Frame 1 (no input): blank canvas, image omitted
Frame 60 (no input): blank canvas, image omitted
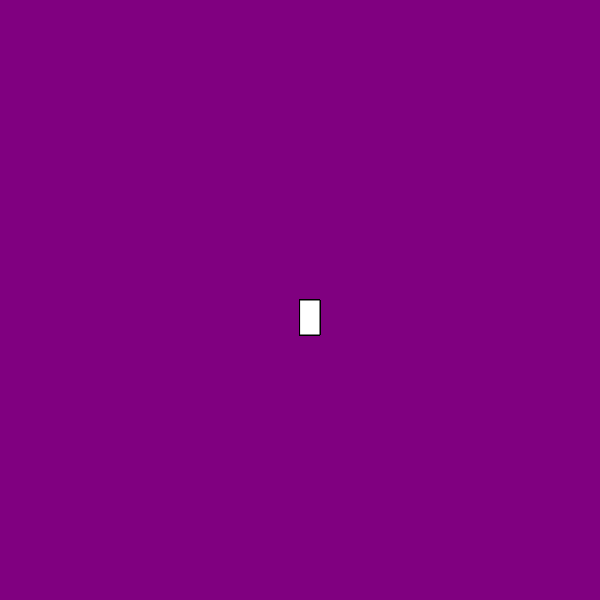
Frame 120 (the mouse pressed at the canvas centre since frame 60)

The p5.js sketch whose frames 1 and 60 were blank and that drew this single picture after the mouse press (run headless with seeded random() and noise() and a simulated clock; from frame 60 on, the mouse is pressed at the canvas centre):

// p5.js sketch
// ── sketch.js
function setup() {
    createCanvas(600, 600);
    background("purple");
  }
  
  function draw() {
    stroke("black");
    fill("white");
  
    // console.log(mouseIsPressed);
  
    
    if (mouseIsPressed) {
      rect(mouseX, mouseY, 20, 35);
    }
  }
  
